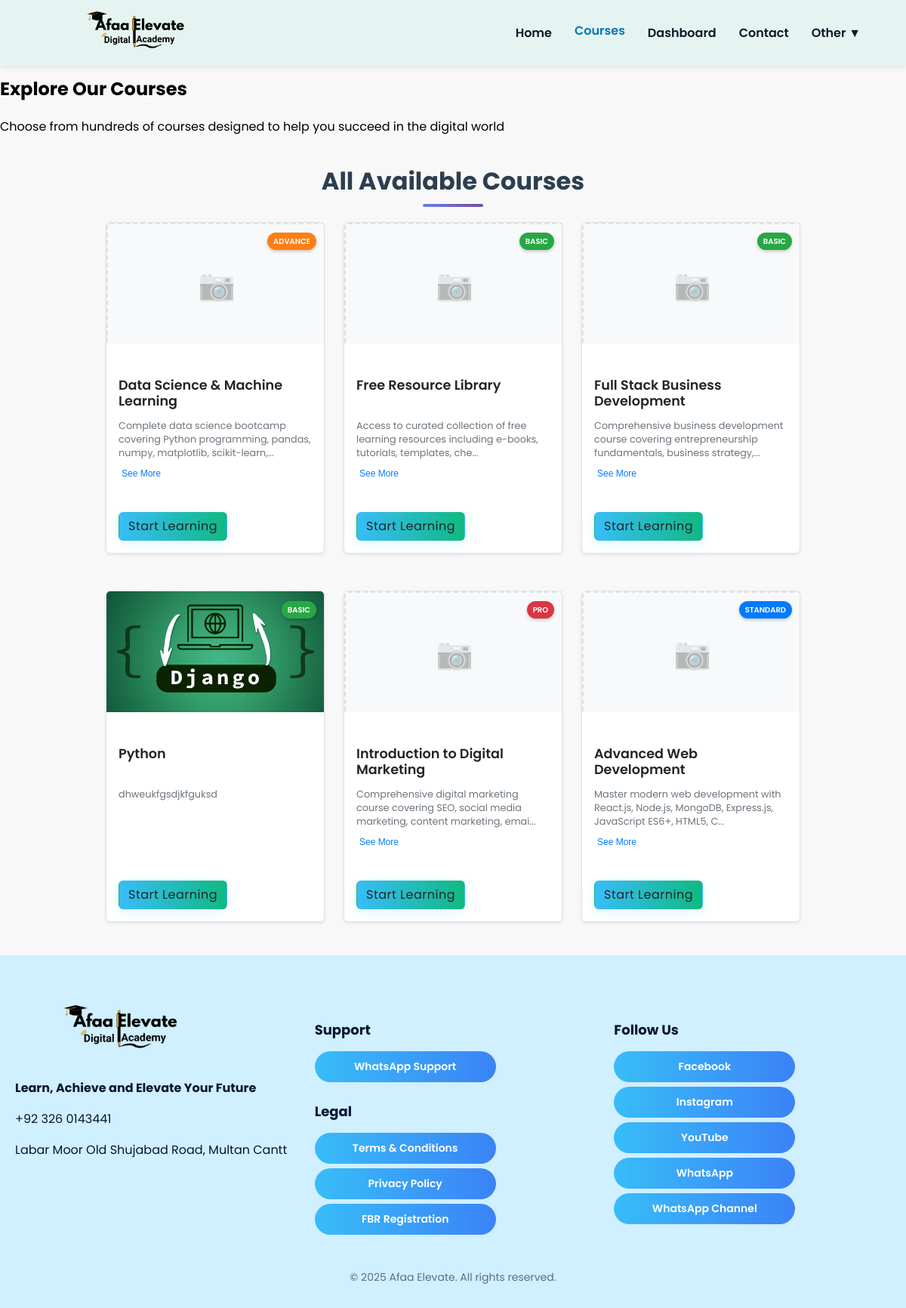
Page /courses/ on the committed database.
### accounts/models.py (models this page shows, shortened)
class Course(models.Model):
    title = models.CharField(max_length=255)
    description = models.TextField(default="No description provided")
    plan = models.ForeignKey(Plan, null=True, blank=True, on_delete=models.SET_NULL)
    thumbnail = models.ImageField(upload_to='courses_thumbnails/', null=True, blank=True)
    course_link = models.URLField(blank=True, null=True, help_text="Add the actual course learning link here")
    created_at = models.DateTimeField(auto_now_add=True)

class Plan(models.Model):
    name = models.CharField(max_length=100, unique=True)
    description = models.TextField(blank=True)
    price = models.DecimalField(max_digits=10, decimal_places=2)

class SiteSetting(models.Model):
    site_name = models.CharField(max_length=200, default='Afaa Elevate')
    phone = models.CharField(max_length=50, blank=True, null=True)
    email = models.EmailField(blank=True, null=True)
    address = models.TextField(blank=True, null=True)
    facebook = models.URLField(blank=True, null=True)
    instagram = models.URLField(blank=True, null=True)
    linkedin = models.URLField(blank=True, null=True)
    twitter = models.URLField(blank=True, null=True)
    youtube = models.URLField(blank=True, null=True)
    whatsapp = models.CharField(max_length=50, blank=True, null=True)
    whatsapp_channel = models.URLField(blank=True, null=True)
    @property
    def whatsapp_number(self):
        if not self.whatsapp:
            return ''
        return "".join(filter(str.isdigit, self.whatsapp))

### accounts/views.py (the view)
# urls.py: path('courses/', views.courses_view, name='courses'),
def courses_view(request):
    plans = Plan.objects.all()
    courses = Course.objects.all().order_by('plan__name', 'title')  # Order by plan then title
    return render(request, 'courses.html', {'plans': plans, 'courses': courses})

### accounts/context_processors.py (called while the page is built)
def site_settings(request):
    return {'site_settings': SiteSetting.objects.first()}

### accounts/templates/courses.html (shortened to what this page needs)
{% extends "base.html" %}
{% load static %}
{% block content %}
<section class="courses-hero">
  <div class="courses-hero-content">
    <h1>Explore Our Courses</h1>
    <p>Choose from hundreds of courses designed to help you succeed in the digital world</p>
  </div>
</section>
<div class="user-dashboard">
  <section>
    <div class="plan-title">All Available Courses</div>
    <div class="courses-row">
        {% if courses.exists %}
            <div class="courses-container">
                {% for course in courses %}
                    <div class="card" style="width: 18rem;">
                        <div class="card-image-container">
                            {% if course.thumbnail %}
                                <img src="{{ course.thumbnail.url }}" class="card-img-top" alt="{{ course.title }}">
                            {% else %}
                                <div class="card-img-top card-img-placeholder">
                                </div>
                            {% endif %}
                            <div class="card-badge-container">
                                {% if course.plan %}
                                    <span class="card-badge badge-{{ course.plan.name|lower }}">{{ course.plan.name }}</span>
                                {% else %}
                                    <span class="card-badge badge-free">FREE</span>
                                {% endif %}
                            </div>
                        </div>
                        <div class="card-body">
                            <div class="card-content">
                                <div class="card-description">
                                    <h5 class="card-title">{{ course.title }}</h5>
                                    <p class="card-text" id="desc-{{ course.id }}" data-full="{{ course.description }}" data-expanded="false">
                                        {% if course.description|length > 100 %}
                                            {{ course.description|slice:":100" }}...
                                        {% else %}
                                            {{ course.description }}
                                        {% endif %}
                                    </p>
                                    {% if course.description|length > 100 %}
                                        <button class="see-more-btn" onclick="toggleText({{ course.id }})">See More</button>
                                    {% endif %}
                                </div>
                            </div>
                            <div class="card-action">
                                <a href="{% url 'dashboard' %}" class="course-btn start-learning-btn">Start Learning</a>
                            </div>
                        </div>
                    </div>
                {% endfor %}
            </div>
        {% else %}
            <div class="no-courses">
                <h3>No courses available at the moment</h3>
                <p>Please check back later for new courses.</p>
            </div>
        {% endif %}
    </div>
  </section>
</div>
{% endblock %}

### accounts/templates/base.html (shortened to what this page needs)
{% load static %}
<!DOCTYPE html>
<html lang="en">
  <head>
    <link rel="stylesheet" href="{% static 'main.css'%}?v=20250917v5" />
  </head>
  <body>
    <header class="navbar">
      <div class="nav-logo">
        <a href="{% url 'home'%}"
          ><img src="{% static 'Media/logo.png' %}" alt="Afaa Elevate Logo"
        /></a>
      </div>
      <nav class="nav-links" id="navLinks">
        <a href="{% url 'home'%}" class="nav-link {% if request.resolver_match.url_name == 'home' %}active{% endif %}">Home</a>
        <a href="{% url 'courses'%}" class="nav-link {% if request.resolver_match.url_name == 'courses' %}active{% endif %}">Courses</a>
        <a href="{% url 'dashboard'%}" class="nav-link {% if request.resolver_match.url_name == 'dashboard' %}active{% endif %}">Dashboard</a>
        <a href="#contact" class="nav-link">Contact</a>
        <div class="dropdown">
          <a href="#" class="nav-link dropdown-btn {% if request.resolver_match.url_name in 'commission,rewards,payments' %}active{% endif %}">Other ▼</a>
        </div>
      </nav>
    </header>
    {% block content %}{% endblock %}
  <footer id="contact" class="footer">
    <div class="footer-container">
      <div class="footer-section logo-section">
        <img src="{% static 'Media/logo.png' %}" alt="Afaa Elevate Logo" class="footer-logo">
        <p class="footer-tagline"><strong>Learn, Achieve and Elevate Your Future</strong></p>
        <div class="footer-contact">
          {% if site_settings.phone %}
          <p class="contact-info"> {{ site_settings.phone }}</p>
          {% endif %}
          {% if site_settings.address %}
          <p class="contact-info"> {{ site_settings.address }}</p>
          {% endif %}
        </div>
      </div>
      <div class="footer-section center-section">
        <h3 class="footer-title">Support</h3>
        {% if site_settings.whatsapp %}
        <a href="https://wa.me/{{ site_settings.whatsapp_number }}" target="_blank" class="footer-btn">WhatsApp Support</a>
        {% endif %}
        <h3 class="footer-title">Legal</h3>
        <a href="{% url 'terms_conditions' %}" class="footer-btn">Terms & Conditions</a>
        <a href="{% url 'privacy_policy' %}" class="footer-btn">Privacy Policy</a>
        <a href="{% static 'Media/fbr_registration.jpg' %}" class="footer-btn" download>FBR Registration</a>
      </div>
      <div class="footer-section social-section">
        <h3 class="footer-title">Follow Us</h3>
        {% if site_settings.facebook %}
        <a href="{{ site_settings.facebook }}" target="_blank" class="footer-btn">Facebook</a>
        {% endif %}
        {% if site_settings.instagram %}
        <a href="{{ site_settings.instagram }}" target="_blank" class="footer-btn">Instagram</a>
        {% endif %}
        {% if site_settings.youtube %}
        <a href="{{ site_settings.youtube }}" target="_blank" class="footer-btn">YouTube</a>
        {% endif %}
        {% if site_settings.whatsapp %}
        <a href="https://wa.me/{{ site_settings.whatsapp_number }}" target="_blank" class="footer-btn">WhatsApp</a>
        {% endif %}
        {% if site_settings.whatsapp_channel %}
        <a href="{{ site_settings.whatsapp_channel }}" target="_blank" class="footer-btn">WhatsApp Channel</a>
        {% endif %}
      </div>
    </div>
    <div class="copyright">
      &copy; 2025 Afaa Elevate. All rights reserved.
    </div>
  </footer>
  </body>
</html>

### rows in the picture
Course: plan.name "ADVANCE", title "Data Science & Machine Learning", description "Complete data science bootcamp covering Python programming, pandas, numpy, matplotlib, scikit-learn,"
Course: plan.name "BASIC", title "Free Resource Library", description "Access to curated collection of free learning resources including e-books, tutorials, templates, che"
Course: plan.name "BASIC", title "Full Stack Business Development", description "Comprehensive business development course covering entrepreneurship fundamentals, business strategy,"
Course: thumbnail (picture), plan.name "BASIC", title "Python", description "dhweukfgsdjkfguksd"
Course: plan.name "PRO", title "Introduction to Digital Marketing", description "Comprehensive digital marketing course covering SEO, social media marketing, content marketing, emai"
Course: plan.name "STANDARD", title "Advanced Web Development", description "Master modern web development with React.js, Node.js, MongoDB, Express.js, JavaScript ES6+, HTML5, C"
SiteSetting: phone "+92 326 0143441", address "Labar Moor Old Shujabad Road, Multan Cantt"
